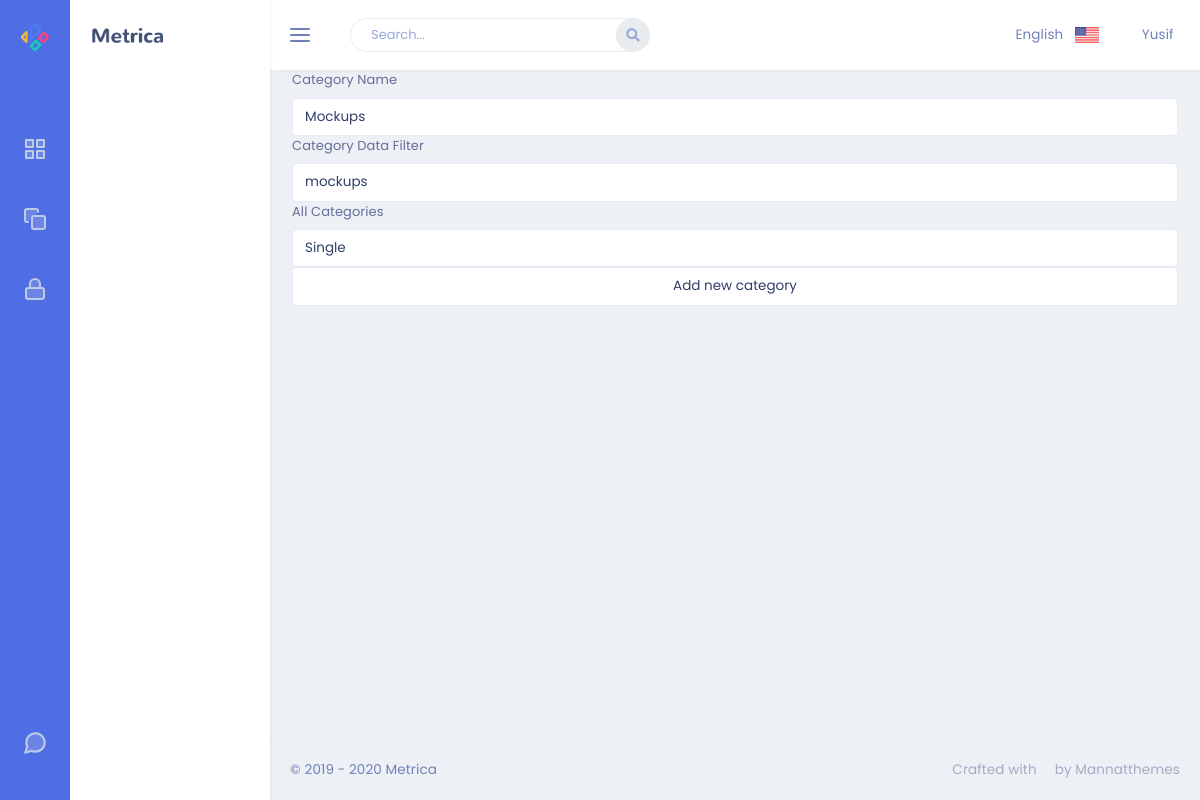
The page /admin/works/categories/update/1 on the database as committed earlier.
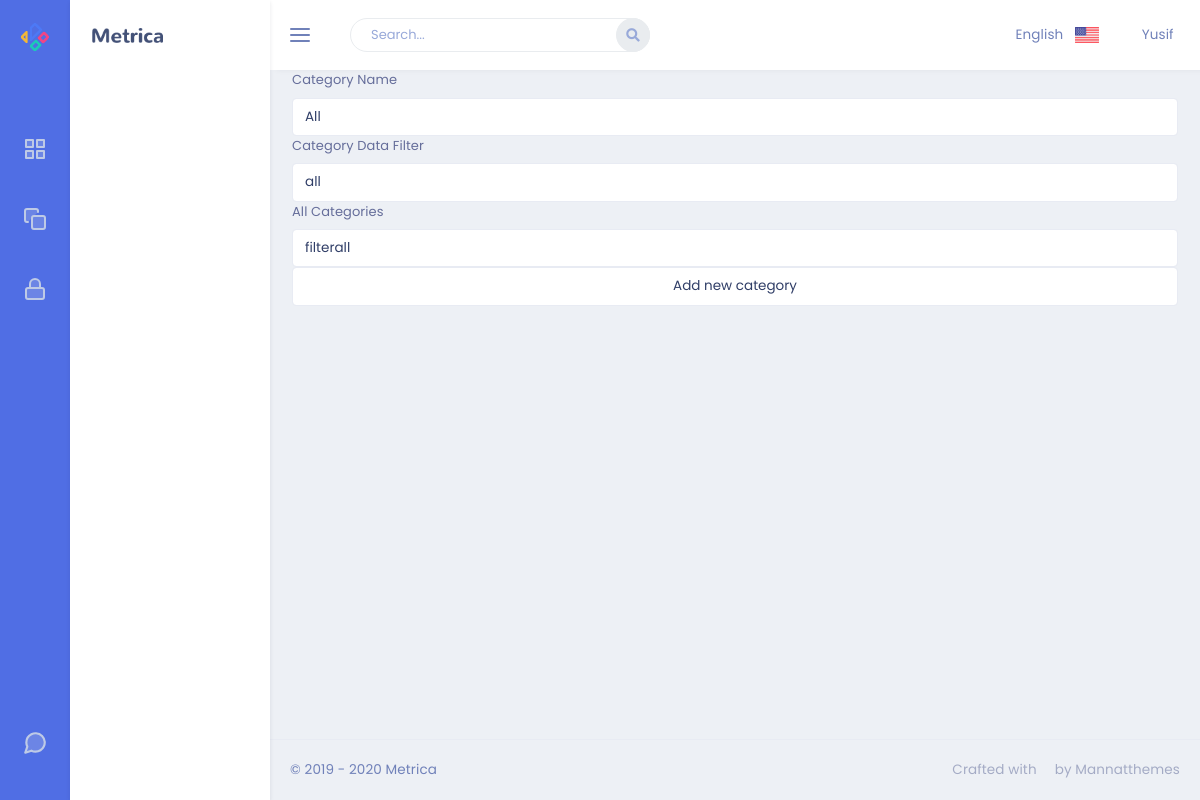
The same page on the database as committed later.
### app/models.py (models this page shows)
class Category(db.Model):
    id = db.Column(db.Integer, primary_key=True)
    category_data = db.Column(db.String(30), nullable=False)
    category_name = db.Column(db.String(30), unique=True, nullable=False)
    category_all = db.Column(db.String(30),nullable=False)
    works = db.relationship('Works', backref='workCat', lazy=True)

### admin/routes.py (the view, shortened to what this page needs)
@admin.route('/works/categories/update/<int:id>', methods=['GET', 'POST'])
def updateCategory(id):
    category = Category.query.get(id)
    categoryform = CategoryForm()
    return render_template('Works/Category/update.html', form=categoryform, category=category)

### admin/forms.py
class CategoryForm(FlaskForm):
    category_data = StringField('Category Data Filter')
    category_name = StringField('Category Name')
    category_all = StringField('All Categories')
    submit = SubmitField()

### admin/templates/Works/Category/update.html
{% extends "layout.html" %}
{% block content %}
<form action="/admin/works/categories/update/{{category.id }}" method="POST" enctype="multipart/form-data">
    {{form.category_name.label}}{{form.category_name(class="form-control", value = category.category_name)}}
    {{form.category_data.label}}{{form.category_data(class="form-control", value = category.category_data)}}
    {{form.category_all.label}}{{form.category_all(class="form-control", value = category.category_all)}}
    {{form.submit(class="form-control", value = "Add new category")}}
</form>
{% endblock %}

Rows that differ between the two databases and show on the page:
changed Category: category_name "Mockups" → "All"; category_data "mockups" → "all"; category_all "Single" → "filterall"
